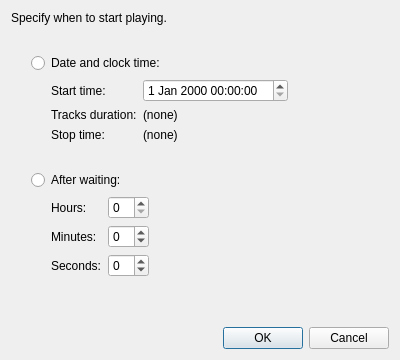
<?xml version="1.0" encoding="UTF-8"?>
<ui version="4.0">
 <class>DelayedStartDialog</class>
 <widget class="QDialog" name="DelayedStartDialog">
  <property name="geometry">
   <rect>
    <x>0</x>
    <y>0</y>
    <width>400</width>
    <height>360</height>
   </rect>
  </property>
  <property name="windowTitle">
   <string>Activate delayed start</string>
  </property>
  <layout class="QVBoxLayout" name="verticalLayout_3" stretch="0,1,0,1,0,2,0">
   <item>
    <widget class="QLabel" name="label">
     <property name="text">
      <string>Specify when to start playing.</string>
     </property>
    </widget>
   </item>
   <item>
    <spacer name="verticalSpacer_8">
     <property name="orientation">
      <enum>Qt::Vertical</enum>
     </property>
     <property name="sizeHint" stdset="0">
      <size>
       <width>20</width>
       <height>40</height>
      </size>
     </property>
    </spacer>
   </item>
   <item>
    <layout class="QVBoxLayout" name="verticalLayout">
     <item>
      <layout class="QHBoxLayout" name="horizontalLayout">
       <item>
        <spacer name="verticalSpacer">
         <property name="orientation">
          <enum>Qt::Vertical</enum>
         </property>
         <property name="sizeHint" stdset="0">
          <size>
           <width>20</width>
           <height>18</height>
          </size>
         </property>
        </spacer>
       </item>
       <item>
        <widget class="QRadioButton" name="clockTimeRadioButton">
         <property name="text">
          <string>Date and clock time:</string>
         </property>
        </widget>
       </item>
       <item>
        <spacer name="horizontalSpacer_4">
         <property name="orientation">
          <enum>Qt::Horizontal</enum>
         </property>
         <property name="sizeHint" stdset="0">
          <size>
           <width>40</width>
           <height>20</height>
          </size>
         </property>
        </spacer>
       </item>
      </layout>
     </item>
     <item>
      <layout class="QHBoxLayout" name="horizontalLayout_2">
       <item>
        <spacer name="verticalSpacer_2">
         <property name="orientation">
          <enum>Qt::Vertical</enum>
         </property>
         <property name="sizeHint" stdset="0">
          <size>
           <width>20</width>
           <height>18</height>
          </size>
         </property>
        </spacer>
       </item>
       <item>
        <spacer name="verticalSpacer_3">
         <property name="orientation">
          <enum>Qt::Vertical</enum>
         </property>
         <property name="sizeHint" stdset="0">
          <size>
           <width>20</width>
           <height>18</height>
          </size>
         </property>
        </spacer>
       </item>
       <item>
        <layout class="QFormLayout" name="startDurationAndStopLayout">
         <item row="0" column="0">
          <widget class="QLabel" name="startTimeLabel">
           <property name="text">
            <string>Start time:</string>
           </property>
          </widget>
         </item>
         <item row="0" column="1">
          <widget class="QDateTimeEdit" name="dateTimeEdit">
           <property name="currentSection">
            <enum>QDateTimeEdit::DaySection</enum>
           </property>
          </widget>
         </item>
         <item row="1" column="0">
          <widget class="QLabel" name="estimatedTracksDurationLabel">
           <property name="text">
            <string>Tracks duration:</string>
           </property>
          </widget>
         </item>
         <item row="1" column="1">
          <widget class="QLabel" name="estimatedTracksDurationValueLabel">
           <property name="text">
            <string>(none)</string>
           </property>
          </widget>
         </item>
         <item row="2" column="0">
          <widget class="QLabel" name="estimatedStopTimeLabel">
           <property name="text">
            <string>Stop time:</string>
           </property>
          </widget>
         </item>
         <item row="2" column="1">
          <widget class="QLabel" name="estimatedStopTimeValueLabel">
           <property name="text">
            <string>(none)</string>
           </property>
          </widget>
         </item>
        </layout>
       </item>
       <item>
        <spacer name="horizontalSpacer_6">
         <property name="orientation">
          <enum>Qt::Horizontal</enum>
         </property>
         <property name="sizeHint" stdset="0">
          <size>
           <width>40</width>
           <height>20</height>
          </size>
         </property>
        </spacer>
       </item>
      </layout>
     </item>
    </layout>
   </item>
   <item>
    <spacer name="verticalSpacer_9">
     <property name="orientation">
      <enum>Qt::Vertical</enum>
     </property>
     <property name="sizeHint" stdset="0">
      <size>
       <width>20</width>
       <height>40</height>
      </size>
     </property>
    </spacer>
   </item>
   <item>
    <layout class="QVBoxLayout" name="verticalLayout_2">
     <item>
      <layout class="QHBoxLayout" name="horizontalLayout_3">
       <item>
        <spacer name="verticalSpacer_4">
         <property name="orientation">
          <enum>Qt::Vertical</enum>
         </property>
         <property name="sizeHint" stdset="0">
          <size>
           <width>20</width>
           <height>18</height>
          </size>
         </property>
        </spacer>
       </item>
       <item>
        <widget class="QRadioButton" name="delayRadioButton">
         <property name="text">
          <string>After waiting:</string>
         </property>
        </widget>
       </item>
       <item>
        <spacer name="horizontalSpacer_5">
         <property name="orientation">
          <enum>Qt::Horizontal</enum>
         </property>
         <property name="sizeHint" stdset="0">
          <size>
           <width>40</width>
           <height>20</height>
          </size>
         </property>
        </spacer>
       </item>
      </layout>
     </item>
     <item>
      <layout class="QHBoxLayout" name="horizontalLayout_4">
       <item>
        <spacer name="verticalSpacer_5">
         <property name="orientation">
          <enum>Qt::Vertical</enum>
         </property>
         <property name="sizeHint" stdset="0">
          <size>
           <width>20</width>
           <height>18</height>
          </size>
         </property>
        </spacer>
       </item>
       <item>
        <spacer name="verticalSpacer_6">
         <property name="orientation">
          <enum>Qt::Vertical</enum>
         </property>
         <property name="sizeHint" stdset="0">
          <size>
           <width>20</width>
           <height>18</height>
          </size>
         </property>
        </spacer>
       </item>
       <item>
        <layout class="QFormLayout" name="delayAmountLayout">
         <item row="0" column="0">
          <widget class="QLabel" name="hoursLabel">
           <property name="text">
            <string>Hours:</string>
           </property>
          </widget>
         </item>
         <item row="0" column="1">
          <widget class="QSpinBox" name="hoursSpinBox"/>
         </item>
         <item row="1" column="0">
          <widget class="QLabel" name="minutesLabel">
           <property name="text">
            <string>Minutes:</string>
           </property>
          </widget>
         </item>
         <item row="1" column="1">
          <widget class="QSpinBox" name="minutesSpinBox">
           <property name="wrapping">
            <bool>true</bool>
           </property>
           <property name="maximum">
            <number>59</number>
           </property>
          </widget>
         </item>
         <item row="2" column="0">
          <widget class="QLabel" name="secondsLabel">
           <property name="text">
            <string>Seconds:</string>
           </property>
          </widget>
         </item>
         <item row="2" column="1">
          <widget class="QSpinBox" name="secondsSpinBox">
           <property name="wrapping">
            <bool>true</bool>
           </property>
           <property name="maximum">
            <number>59</number>
           </property>
          </widget>
         </item>
        </layout>
       </item>
       <item>
        <spacer name="horizontalSpacer_7">
         <property name="orientation">
          <enum>Qt::Horizontal</enum>
         </property>
         <property name="sizeHint" stdset="0">
          <size>
           <width>40</width>
           <height>20</height>
          </size>
         </property>
        </spacer>
       </item>
      </layout>
     </item>
    </layout>
   </item>
   <item>
    <spacer name="verticalSpacer_7">
     <property name="orientation">
      <enum>Qt::Vertical</enum>
     </property>
     <property name="sizeHint" stdset="0">
      <size>
       <width>20</width>
       <height>40</height>
      </size>
     </property>
    </spacer>
   </item>
   <item>
    <widget class="QDialogButtonBox" name="buttonBox">
     <property name="orientation">
      <enum>Qt::Horizontal</enum>
     </property>
     <property name="standardButtons">
      <set>QDialogButtonBox::Cancel|QDialogButtonBox::Ok</set>
     </property>
    </widget>
   </item>
  </layout>
 </widget>
 <resources/>
 <connections>
  <connection>
   <sender>buttonBox</sender>
   <signal>rejected()</signal>
   <receiver>DelayedStartDialog</receiver>
   <slot>reject()</slot>
   <hints>
    <hint type="sourcelabel">
     <x>316</x>
     <y>260</y>
    </hint>
    <hint type="destinationlabel">
     <x>286</x>
     <y>274</y>
    </hint>
   </hints>
  </connection>
  <connection>
   <sender>buttonBox</sender>
   <signal>accepted()</signal>
   <receiver>DelayedStartDialog</receiver>
   <slot>accept()</slot>
   <hints>
    <hint type="sourcelabel">
     <x>248</x>
     <y>254</y>
    </hint>
    <hint type="destinationlabel">
     <x>157</x>
     <y>274</y>
    </hint>
   </hints>
  </connection>
 </connections>
</ui>
